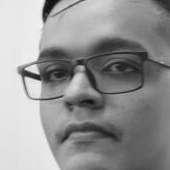
#> input picture dataSet/User.benjamin/0.jpg, 170 x 170 px
$ python -i webappmod.py   (imports and definitions only)
#> lines starting #> are read from the running program, lines starting #| are printed output that depends on the picture
import streamlit as st
import cv2
from PIL import Image
import numpy as np


disfraz = cv2.CascadeClassifier('dataSet\cascade.xml')

rec=cv2.face.LBPHFaceRecognizer_create()

def detect_faces(our_image):

    img = np.array(our_image.convert('RGB'))
    gray = cv2.cvtColor(img, cv2.COLOR_BGR2GRAY)
    # Detect faces
    df1 = disfraz.detectMultiScale(gray, scaleFactor=7,minNeighbors=91,minSize=(70,78))
    # Draw rectangle around the faces
    name='Desconocido'
    for (x, y, w, h) in df1:
        # To draw a rectangle in a face
        cv2.rectangle(img, (x, y), (x + w, y + h), (0, 255, 0), 2)
        cv2.putText(img, 'Marimonda', (x, y-10), 2, 0.7, (0, 255, 0),2, cv2.LINE_AA)
        cv2.imshow('img',img)
        print(id)

    return img

def main():
    """Disfraz Recognition App"""

    st.title("SENA BOOTCAMP 2021 EQUIPO 1 SALON 8")

    html_temp = """
    <body style="background-color:black;">
    <div style="background-color:teal ;padding:10px">
    <h2 style="color:white;text-align:center;">IA RECOGNIZER OPENCV WITH STREAMLITE</h2>
    <h4 style="color:white;text-aling:left;">Grupo conformado por: </h4>
    <h4 style="color:white;text-aling:left;">1. Benjamin Guardo - Ficha: 2340502</h4>
    <h4 style="color:white;text-aling:left;">2. Carlos Alvarez - Ficha: 2340502</h4>
    <h4 style="color:white;text-aling:left;">3. Daniel Almanza - Ficha: 2397136</h4>
    <h4 style="color:white;text-aling:left;">4. Isajar Mendoza - Ficha: 2397136</h4>
    <h4 style="color:white;text-aling:left;">5. Lilia Almanza - Instructora CEDAGRO</h4>
    <h4 style="color:white;text-aling:left;">6. Luis Perez - Ficha: 2348209</h4>
    <h4 style="color:white;text-aling:left;">7. Sebastian Castiblanco - Ficha: 2397137</h4>
    <h4 style="color:white;text-aling:left;">8. Johny Núñez - Ficha: 2397137 </h4>
    <h4 style="color:white;text-aling:left;">9. Roiman Herrera - Ficha: 2397137</h4>
    <h4 style="color:white;text-aling:left;">10. Reinaldo Valencia - Ficha: 2357645</h4>
    </div>
    </body>

    """
    st.markdown(html_temp, unsafe_allow_html=True)


    image_file = st.file_uploader("Subir imagen", type=['jpg', 'png', 'jpeg'])
    if image_file is not None:
        our_image = Image.open(image_file)
        st.text("Imagen original")
        st.image(our_image)

    if st.button("Ejecutar reconocimiento"):

        result_img= detect_faces(our_image)
        st.image(result_img)


# [2 lines not run here, left out]

>>> from PIL import Image
>>> picture = Image.open('dataSet/User.benjamin/0.jpg')
#> picture is the input picture: PIL image 170x170 L; min 13, max 251, mean 147.8
>>> result = detect_faces(picture)
#> in detect_faces, `df1 = disfraz.detectMultiScale(gray, scaleFactor=7,minNeighbors=91,min..`: df1 = [[75, 80, 38, 46]]
#> the loop in detect_faces, `for (x, y, w, h) in df1:` made 1 pass
#| <built-in function id>
#> pass 1, in detect_faces, `cv2.imshow('img',img)`:
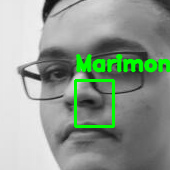
#> window 'img': shape (170, 170, 3); mean B, G, R 143.2, 155.8, 143.2

$ run again, on dataSet/User.benjamin/10.jpg
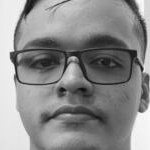
#> input picture dataSet/User.benjamin/10.jpg, 150 x 150 px
#> picture is the input picture: PIL image 150x150 L; min 13, max 255, mean 139.7
#> df1 = [[46, 62, 38, 46]]
#> the loop in detect_faces, `for (x, y, w, h) in df1:` made 1 pass
#> (printed output is left out)
#> pass 1, in detect_faces, `cv2.imshow('img',img)`:
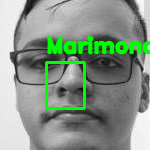
#> window 'img': shape (150, 150, 3); mean B, G, R 133.8, 150.8, 133.8

$ run again, on dataSet/User.benjamin/11.jpg
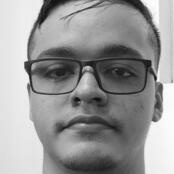
#> input picture dataSet/User.benjamin/11.jpg, 174 x 174 px
#> picture is the input picture: PIL image 174x174 L; min 12, max 255, mean 151.8
#> df1 = [[65, 76, 38, 46]]
#> the loop in detect_faces, `for (x, y, w, h) in df1:` made 1 pass
#> (printed output is left out)
#> pass 1, in detect_faces, `cv2.imshow('img',img)`:
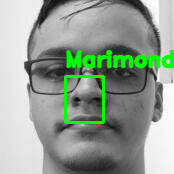
#> window 'img': shape (174, 174, 3); mean B, G, R 146.8, 160.1, 146.8
